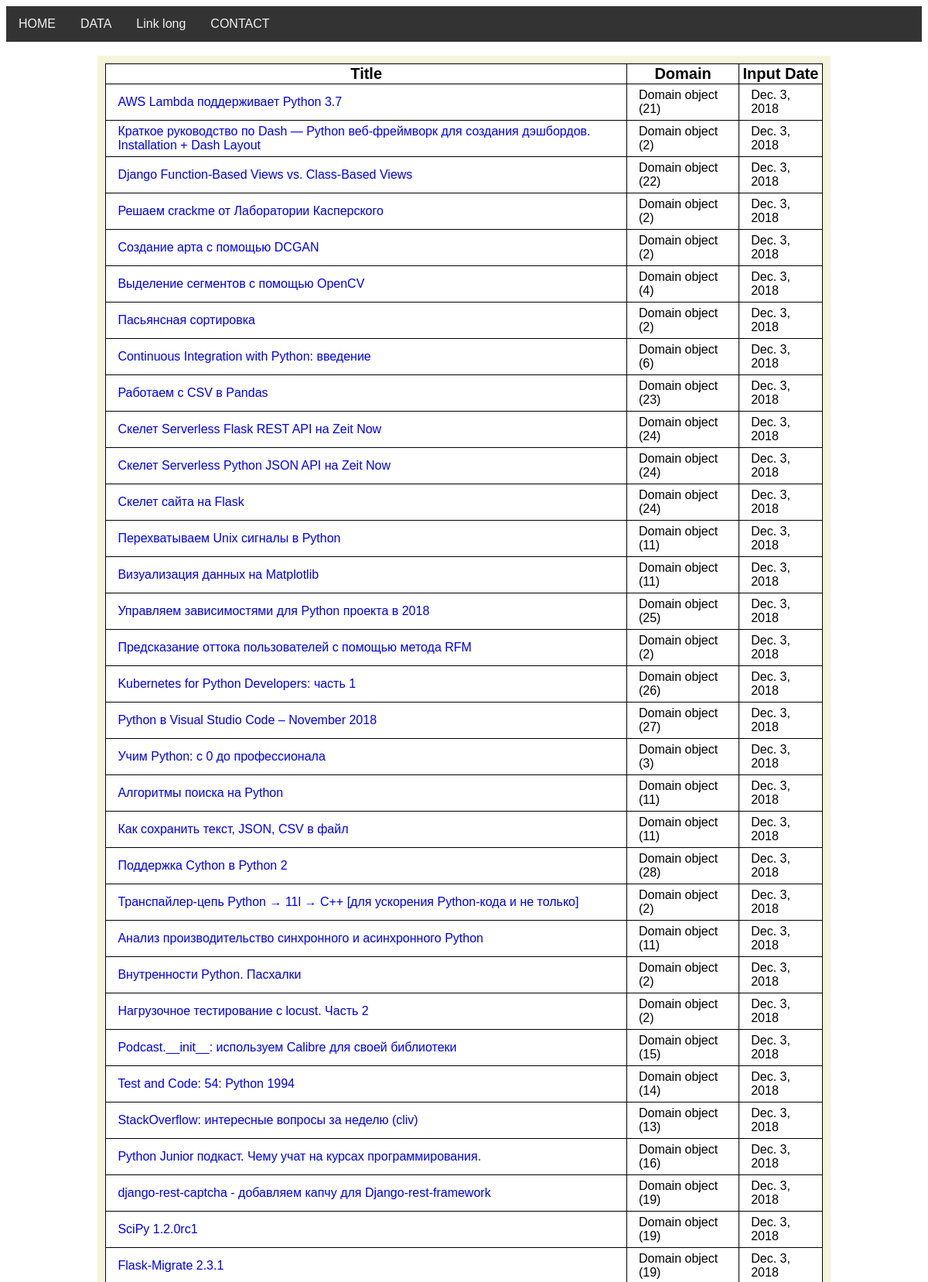
Page /data (upper part) on the committed database.
### main/models.py (models this page shows)
class Article(models.Model):
    url = models.URLField(unique=True)
    title = models.CharField(max_length=200)
    description = models.TextField()
    creationDate = models.DateField(auto_now_add=True)
    htmlSource = models.FileField(null=True, upload_to='Articles/')
    domain = models.ForeignKey(Domain, on_delete=models.CASCADE, to_field='url')
    def getAll(self):
        return Article.objects.all().order_by('-creationDate')

class Domain(models.Model):
    url = models.URLField(unique=True)

### main/views.py (the view)
# urls.py: url(r'^data', views.data),
def data(request):
    a = Article()
    data = {'title': 'Data','list': a.getAll()}
    return render(request, 'data.html', context = data)

### templates/data.html (shortened to what this page needs)
{% extends '_layout.html' %}
{% block content %}
<table>
    <tr class='trheader'>
        <th>Title</th>
        <th>Domain</th>
        <th>Input Date</th>
    </tr>
    {% for i in list %}
    <tr>
        <td><a href={{ i.url }} target='_blank'> {{i.title}} </a></td>
        <td>{{ i.domain }}</td>
        <td> {{i.creationDate}} </td>
    </tr>
    {% endfor %}
</table>
{% endblock content %}

### templates/_layout.html (shortened to what this page needs)
<!DOCTYPE html>
{% load static %}
<html>
    <head>
    <link rel="stylesheet" href="{% static 'css/style.css' %}">
    </head>
    <body>
        <div class="topnav">
            <a href="/">HOME</a>
            <a href="/data">DATA</a>
            <a href="#">Link long</a>
            <a href="/contact">CONTACT</a>
        </div>
        <div class="content">
            {% block content %}
            {% endblock content %}
        </div>
    </body>
</html>

### main/static/css/style.css (style rules this page uses)
* { box-sizing: border-box; font-family: Arial, Helvetica, sans-serif; }
html, body { height: 100%; position: relative; }
a { text-decoration: none; }
table { border-collapse: collapse; background-color: white; }
.trheader { font-size: 20px; }
th, td { border: 1px solid black; }
td { padding: 5px 15px; }
.topnav { overflow: hidden; background-color: #333; }
.topnav a { float: left; display: block; color: #f2f2f2; text-align: center; padding: 14px 16px; text-decoration: none; }
.content { background-color: beige; padding: 10px; width: 80%; min-width: 600px; margin: auto; min-height: 100vh; position: relative; padding-bottom: 50px; }

### rows in the picture
Article: title "AWS Lambda поддерживает Python 3.7", domain "Domain object (21)", creationDate "Dec. 3, 2018"
Article: title "Краткое руководство по Dash — Python веб-фреймворк для создания дэшбордов. Installation + Dash Layout", domain "Domain object (2)", creationDate "Dec. 3, 2018"
Article: title "Django Function-Based Views vs. Class-Based Views", domain "Domain object (22)", creationDate "Dec. 3, 2018"
Article: title "Решаем crackme от Лаборатории Касперского", domain "Domain object (2)", creationDate "Dec. 3, 2018"
Article: title "Создание арта с помощью DCGAN", domain "Domain object (2)", creationDate "Dec. 3, 2018"
Article: title "Выделение сегментов с помощью OpenCV", domain "Domain object (4)", creationDate "Dec. 3, 2018"
Article: title "Пасьянсная сортировка", domain "Domain object (2)", creationDate "Dec. 3, 2018"
Article: title "Continuous Integration with Python: введение", domain "Domain object (6)", creationDate "Dec. 3, 2018"
Article: title "Работаем с CSV в Pandas", domain "Domain object (23)", creationDate "Dec. 3, 2018"
Article: title "Скелет Serverless Flask REST API на Zeit Now", domain "Domain object (24)", creationDate "Dec. 3, 2018"
Article: title "Скелет Serverless Python JSON API на Zeit Now", domain "Domain object (24)", creationDate "Dec. 3, 2018"
Article: title "Скелет сайта на Flask", domain "Domain object (24)", creationDate "Dec. 3, 2018"
Article: title "Перехватываем Unix сигналы в Python", domain "Domain object (11)", creationDate "Dec. 3, 2018"
Article: title "Визуализация данных на Matplotlib", domain "Domain object (11)", creationDate "Dec. 3, 2018"
Article: title "Управляем зависимостями для Python проекта в 2018", domain "Domain object (25)", creationDate "Dec. 3, 2018"
Article: title "Предсказание оттока пользователей с помощью метода RFM", domain "Domain object (2)", creationDate "Dec. 3, 2018"
Article: title "Kubernetes for Python Developers: часть 1", domain "Domain object (26)", creationDate "Dec. 3, 2018"
Article: title "Python в Visual Studio Code – November 2018", domain "Domain object (27)", creationDate "Dec. 3, 2018"
Article: title "Учим Python: с 0 до профессионала", domain "Domain object (3)", creationDate "Dec. 3, 2018"
Article: title "Алгоритмы поиска на Python", domain "Domain object (11)", creationDate "Dec. 3, 2018"
Article: title "Как сохранить текст, JSON, CSV в файл", domain "Domain object (11)", creationDate "Dec. 3, 2018"
Article: title "Поддержка Cython в Python 2", domain "Domain object (28)", creationDate "Dec. 3, 2018"
Article: title "Транспайлер-цепь Python → 11l → C++ [для ускорения Python-кода и не только]", domain "Domain object (2)", creationDate "Dec. 3, 2018"
Article: title "Анализ производительство синхронного и асинхронного Python", domain "Domain object (11)", creationDate "Dec. 3, 2018"
Article: title "Внутренности Python. Пасхалки", domain "Domain object (2)", creationDate "Dec. 3, 2018"
Article: title "Нагрузочное тестирование с locust. Часть 2", domain "Domain object (2)", creationDate "Dec. 3, 2018"
Article: title "Podcast.__init__: используем Calibre для своей библиотеки", domain "Domain object (15)", creationDate "Dec. 3, 2018"
Article: title "Test and Code: 54: Python 1994", domain "Domain object (14)", creationDate "Dec. 3, 2018"
Article: title "StackOverflow: интересные вопросы за неделю (cliv)", domain "Domain object (13)", creationDate "Dec. 3, 2018"
Article: title "Python Junior подкаст. Чему учат на курсах программирования.", domain "Domain object (16)", creationDate "Dec. 3, 2018"
Article: title "django-rest-captcha - добавляем капчу для Django-rest-framework", domain "Domain object (19)", creationDate "Dec. 3, 2018"
Article: title "SciPy 1.2.0rc1", domain "Domain object (19)", creationDate "Dec. 3, 2018"
Article: title "Flask-Migrate 2.3.1", domain "Domain object (19)", creationDate "Dec. 3, 2018"
